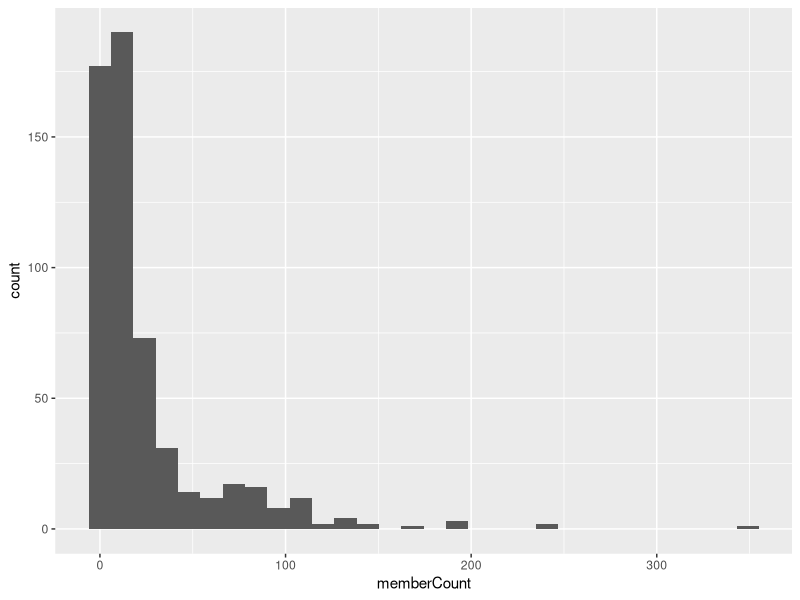
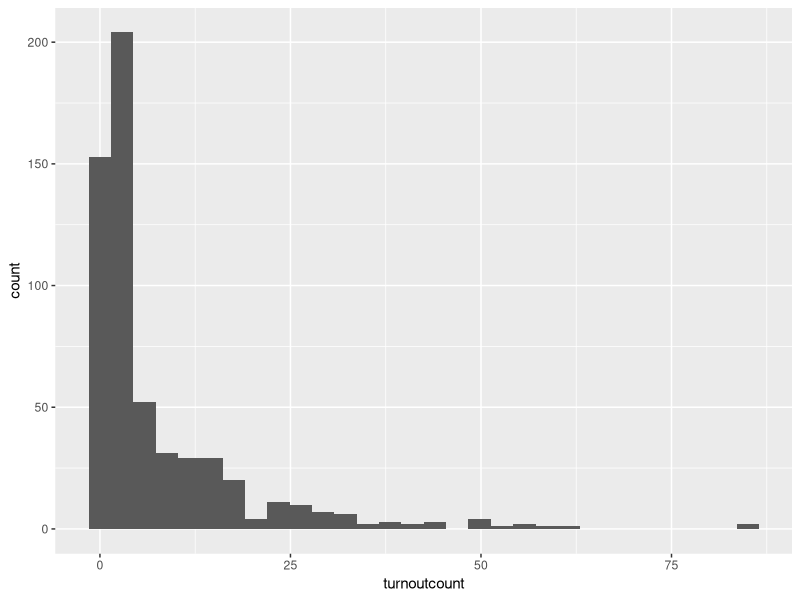
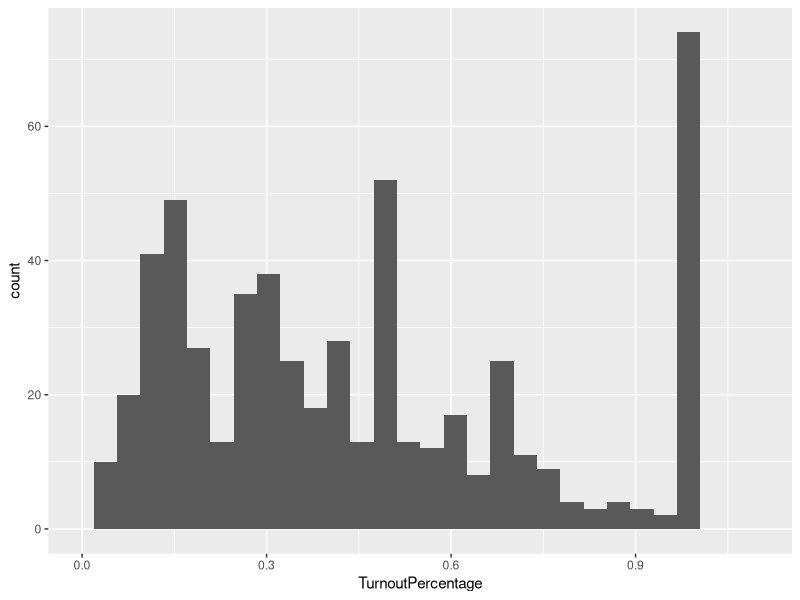
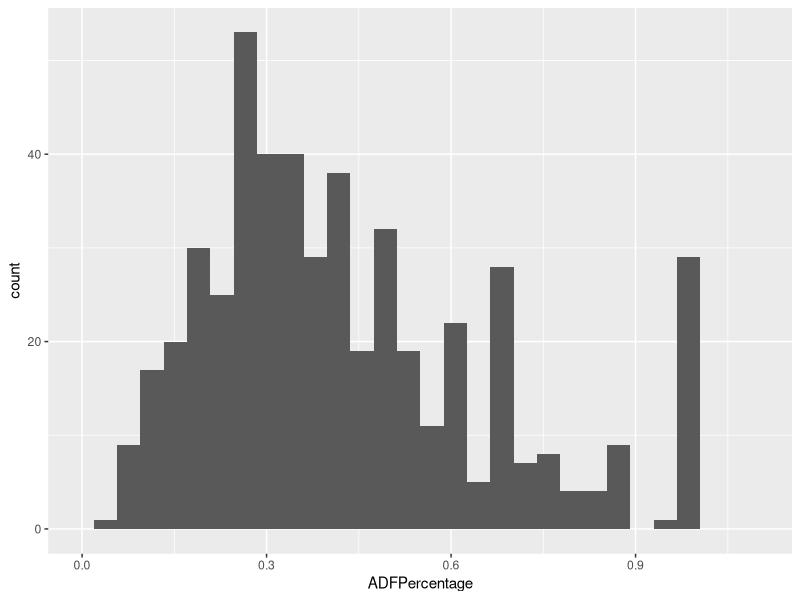
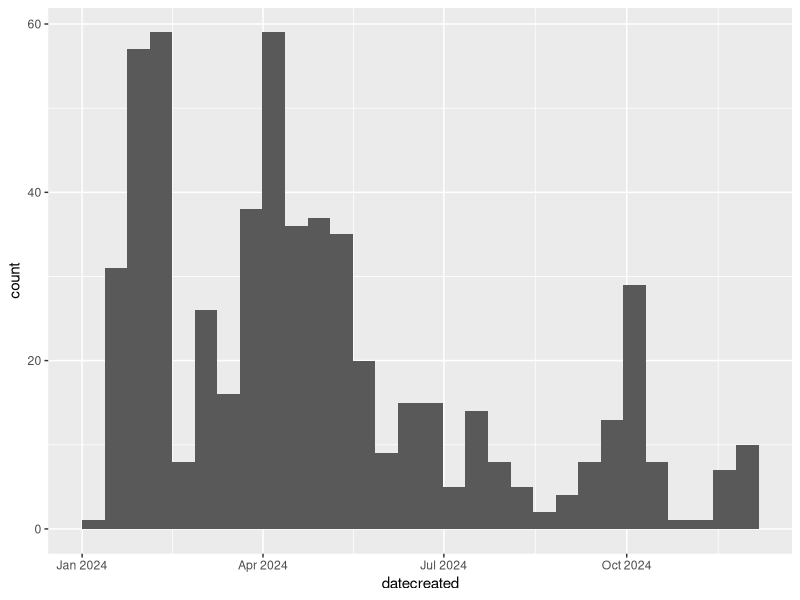

Write R code to recreate these figures, in order.
## ---- chunk 1
library(tidyverse)
library(lubridate)
library(dplyr)
library(Hmisc)
## ---- chunk 2
# load data
WorksiteMeetings <- read.csv("WorksiteMeetings.csv") 
## ---- chunk 3
glimpse(WorksiteMeetings)
## ---- chunk 4
summary(WorksiteMeetings)
## ---- chunk 5
WorksiteMeetings$datecreated <- mdy(WorksiteMeetings$datecreated)
## ---- chunk 6
WorksiteMeetings$memberCount <- as.numeric(WorksiteMeetings$memberCount)
WorksiteMeetings$ADFcount <- as.numeric(WorksiteMeetings$ADFcount)
WorksiteMeetings$turnoutcount <- as.numeric(WorksiteMeetings$turnoutcount)
## ---- chunk 7
WorksiteMeetings$ADFPercentage <- (WorksiteMeetings$ADFcount / WorksiteMeetings$memberCount)
WorksiteMeetings$TurnoutPercentage <- (WorksiteMeetings$turnoutcount / WorksiteMeetings$memberCount)
## ---- chunk 8
WorksiteMeetings$TurnoutPercentage <-replace(WorksiteMeetings$TurnoutPercentage, WorksiteMeetings$TurnoutPercentage>1, 1) 

## ---- chunk 9
t <- sort(table(WorksiteMeetings$v3accountid), decreasing = TRUE)
## ---- chunk 10
describe(t)
## ---- chunk 11
table(WorksiteMeetings$divisionName)
## ---- chunk 12
sort(table(WorksiteMeetings$v3fieldrepname),decreasing = TRUE)
## ---- chunk 13
table(WorksiteMeetings$v3fieldrepname,WorksiteMeetings$divisionName)
## ---- chunk 14
describe(WorksiteMeetings$memberCount)
## ---- chunk 15
ggplot(WorksiteMeetings, aes(x=memberCount)) + geom_histogram()
## ---- chunk 16
describe(WorksiteMeetings$turnoutcount)
## ---- chunk 17
ggplot(WorksiteMeetings, aes(x=turnoutcount)) + geom_histogram()
## ---- chunk 18
ggplot(WorksiteMeetings, aes(x=TurnoutPercentage)) + geom_histogram() +xlim(0,1.1)
## ---- chunk 19
ggplot(WorksiteMeetings, aes(x=ADFPercentage)) + geom_histogram() +xlim(0,1.1)
## ---- chunk 20
ggplot(WorksiteMeetings, aes(x=datecreated)) + geom_histogram()
## ---- chunk 21
turnout <- lm(TurnoutPercentage ~ divisionName + memberCount + ADFPercentage, data = WorksiteMeetings)
summary(turnout)
## ---- chunk 22
log_turnout <- glm(TurnoutPercentage ~ divisionName + memberCount + ADFPercentage, data = WorksiteMeetings,family = "binomial")
summary(log_turnout)
